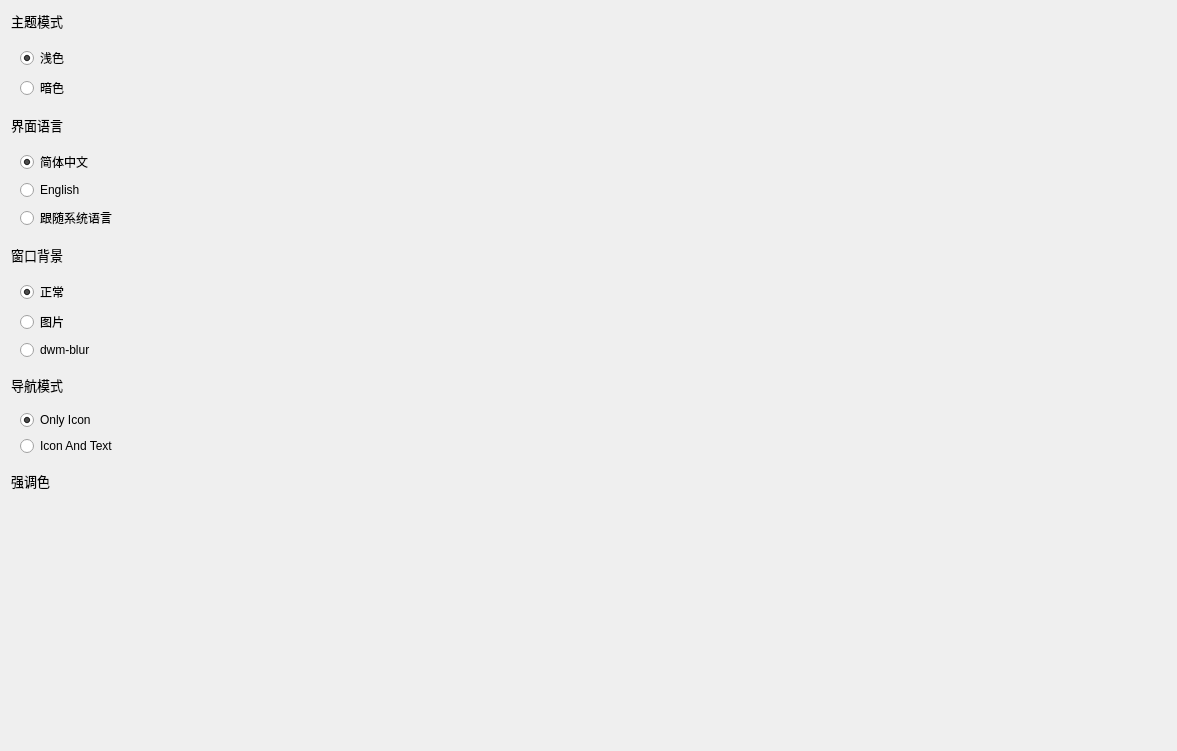
          <widget class="QWidget" name="scrollAreaWidgetContents">
           <property name="geometry">
            <rect>
             <x>0</x>
             <y>0</y>
             <width>1177</width>
             <height>751</height>
            </rect>
           </property>
           <property name="autoFillBackground">
            <bool>true</bool>
           </property>
           <layout class="QGridLayout" name="gridLayout_29">
            <item row="0" column="0">
             <widget class="QLabel" name="label_20">
              <property name="sizePolicy">
               <sizepolicy hsizetype="Preferred" vsizetype="Fixed">
                <horstretch>0</horstretch>
                <verstretch>0</verstretch>
               </sizepolicy>
              </property>
              <property name="font">
               <font>
                <family>微软雅黑</family>
                <pointsize>10</pointsize>
                <bold>false</bold>
                <stylestrategy>PreferAntialias</stylestrategy>
               </font>
              </property>
              <property name="text">
               <string>主题模式</string>
              </property>
             </widget>
            </item>
            <item row="2" column="0">
             <widget class="QLabel" name="labelUiLanguage">
              <property name="sizePolicy">
               <sizepolicy hsizetype="Preferred" vsizetype="Fixed">
                <horstretch>0</horstretch>
                <verstretch>0</verstretch>
               </sizepolicy>
              </property>
              <property name="font">
               <font>
                <family>微软雅黑</family>
                <pointsize>10</pointsize>
                <bold>false</bold>
                <stylestrategy>PreferAntialias</stylestrategy>
               </font>
              </property>
              <property name="text">
               <string>界面语言</string>
              </property>
             </widget>
            </item>
            <item row="3" column="0" colspan="2">
             <widget class="QWidget" name="widgetUiLanguage" native="true">
              <layout class="QGridLayout" name="gridLayoutUiLanguage">
               <item row="0" column="0">
                <widget class="QRadioButton" name="rBLangZh_CN">
                 <property name="text">
                  <string>简体中文</string>
                 </property>
                 <property name="checked">
                  <bool>true</bool>
                 </property>
                </widget>
               </item>
               <item row="1" column="0">
                <widget class="QRadioButton" name="rBLangEn_US">
                 <property name="text">
                  <string>English</string>
                 </property>
                </widget>
               </item>
               <item row="2" column="0">
                <widget class="QRadioButton" name="rBLangSystem">
                 <property name="text">
                  <string>跟随系统语言</string>
                 </property>
                </widget>
               </item>
              </layout>
             </widget>
            </item>
            <item row="4" column="0" colspan="2">
             <layout class="QVBoxLayout" name="verticalLayout_2">
              <item>
               <widget class="QLabel" name="label_21">
                <property name="sizePolicy">
                 <sizepolicy hsizetype="Preferred" vsizetype="Fixed">
                  <horstretch>0</horstretch>
                  <verstretch>0</verstretch>
                 </sizepolicy>
                </property>
                <property name="font">
                 <font>
                  <family>微软雅黑</family>
                  <pointsize>10</pointsize>
                  <bold>false</bold>
                  <stylestrategy>PreferAntialias</stylestrategy>
                 </font>
                </property>
                <property name="text">
                 <string>窗口背景</string>
                </property>
               </widget>
              </item>
              <item>
               <widget class="QWidget" name="widgetWidgetMode" native="true">
                <layout class="QGridLayout" name="gridLayout_27">
                 <item row="0" column="0">
                  <widget class="QRadioButton" name="rBWidgtModeNormal">
                   <property name="text">
                    <string>正常</string>
                   </property>
                   <property name="checked">
                    <bool>true</bool>
                   </property>
                  </widget>
                 </item>
                 <item row="1" column="0">
                  <widget class="QRadioButton" name="rBWidgetModePixmap">
                   <property name="text">
                    <string>图片</string>
                   </property>
                  </widget>
                 </item>
                 <item row="2" column="0">
                  <widget class="QRadioButton" name="rBWidgetModeDwmBlur">
                   <property name="text">
                    <string>dwm-blur</string>
                   </property>
                  </widget>
                 </item>
                </layout>
               </widget>
              </item>
             </layout>
            </item>
            <item row="5" column="0" colspan="2">
             <layout class="QVBoxLayout" name="verticalLayout_3">
              <item>
               <widget class="QLabel" name="label_22">
                <property name="sizePolicy">
                 <sizepolicy hsizetype="Preferred" vsizetype="Fixed">
                  <horstretch>0</horstretch>
                  <verstretch>0</verstretch>
                 </sizepolicy>
                </property>
                <property name="font">
                 <font>
                  <family>微软雅黑</family>
                  <pointsize>10</pointsize>
                  <bold>false</bold>
                  <stylestrategy>PreferAntialias</stylestrategy>
                 </font>
                </property>
                <property name="text">
                 <string>导航模式</string>
                </property>
               </widget>
              </item>
              <item>
               <widget class="QWidget" name="widgetNavMode" native="true">
                <layout class="QGridLayout" name="gridLayout_28">
                 <item row="1" column="0">
                  <widget class="QRadioButton" name="rBIconAndText">
                   <property name="text">
                    <string>Icon And Text</string>
                   </property>
                  </widget>
                 </item>
                 <item row="0" column="0">
                  <widget class="QRadioButton" name="rBOnlyIcon">
                   <property name="text">
                    <string>Only Icon</string>
                   </property>
                   <property name="checked">
                    <bool>true</bool>
                   </property>
                  </widget>
                 </item>
                </layout>
               </widget>
              </item>
             </layout>
            </item>
            <item row="6" column="0" colspan="2">
             <layout class="QVBoxLayout" name="verticalLayout">
              <item>
               <widget class="QLabel" name="label_19">
                <property name="sizePolicy">
                 <sizepolicy hsizetype="Preferred" vsizetype="Fixed">
                  <horstretch>0</horstretch>
                  <verstretch>0</verstretch>
                 </sizepolicy>
                </property>
                <property name="font">
                 <font>
                  <family>微软雅黑</family>
                  <pointsize>10</pointsize>
                  <bold>false</bold>
                  <stylestrategy>PreferAntialias</stylestrategy>
                 </font>
                </property>
                <property name="text">
                 <string>强调色</string>
                </property>
               </widget>
              </item>
              <item>
               <widget class="QWidget" name="widgetAccentColor" native="true">
                <layout class="QGridLayout" name="gridLayout_17"/>
               </widget>
              </item>
             </layout>
            </item>
            <item row="7" column="1">
             <spacer name="verticalSpacer">
              <property name="orientation">
               <enum>Qt::Vertical</enum>
              </property>
              <property name="sizeHint" stdset="0">
               <size>
                <width>20</width>
                <height>40</height>
               </size>
              </property>
             </spacer>
            </item>
            <item row="1" column="0" colspan="2">
             <widget class="QWidget" name="widgetColorSheme" native="true">
              <layout class="QGridLayout" name="gridLayout_24">
               <item row="0" column="0">
                <widget class="QRadioButton" name="rBLightTheme">
                 <property name="text">
                  <string>浅色</string>
                 </property>
                 <property name="checked">
                  <bool>true</bool>
                 </property>
                </widget>
               </item>
               <item row="1" column="0">
                <widget class="QRadioButton" name="rBDarkTheme">
                 <property name="text">
                  <string>暗色</string>
                 </property>
                </widget>
               </item>
              </layout>
             </widget>
            </item>
           </layout>
          </widget>
